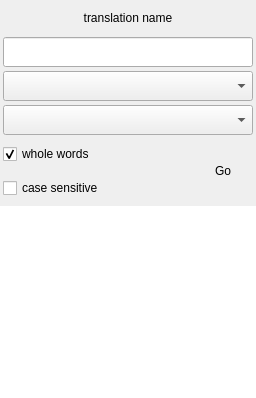
       <widget class="QWidget" name="tab_search">
        <property name="sizePolicy">
         <sizepolicy hsizetype="Preferred" vsizetype="Expanding">
          <horstretch>0</horstretch>
          <verstretch>0</verstretch>
         </sizepolicy>
        </property>
        <property name="minimumSize">
         <size>
          <width>0</width>
          <height>0</height>
         </size>
        </property>
        <property name="maximumSize">
         <size>
          <width>16777215</width>
          <height>16777215</height>
         </size>
        </property>
        <property name="styleSheet">
         <string notr="true"/>
        </property>
        <attribute name="title">
         <string>Search</string>
        </attribute>
        <layout class="QVBoxLayout" name="verticalLayout">
         <property name="spacing">
          <number>3</number>
         </property>
         <property name="leftMargin">
          <number>0</number>
         </property>
         <property name="topMargin">
          <number>3</number>
         </property>
         <property name="rightMargin">
          <number>0</number>
         </property>
         <property name="bottomMargin">
          <number>0</number>
         </property>
         <item>
          <layout class="QGridLayout" name="gridLayout_1">
           <property name="sizeConstraint">
            <enum>QLayout::SetDefaultConstraint</enum>
           </property>
           <property name="leftMargin">
            <number>3</number>
           </property>
           <property name="rightMargin">
            <number>3</number>
           </property>
           <property name="verticalSpacing">
            <number>4</number>
           </property>
           <item row="9" column="0" colspan="2">
            <widget class="QCheckBox" name="search_chkb_case">
             <property name="sizePolicy">
              <sizepolicy hsizetype="Preferred" vsizetype="Fixed">
               <horstretch>0</horstretch>
               <verstretch>0</verstretch>
              </sizepolicy>
             </property>
             <property name="minimumSize">
              <size>
               <width>0</width>
               <height>30</height>
              </size>
             </property>
             <property name="maximumSize">
              <size>
               <width>16777215</width>
               <height>30</height>
              </size>
             </property>
             <property name="text">
              <string>case sensitive</string>
             </property>
            </widget>
           </item>
           <item row="7" column="0" colspan="3">
            <widget class="QComboBox" name="search_cb_anyExact">
             <property name="sizePolicy">
              <sizepolicy hsizetype="Preferred" vsizetype="Preferred">
               <horstretch>0</horstretch>
               <verstretch>0</verstretch>
              </sizepolicy>
             </property>
             <property name="minimumSize">
              <size>
               <width>110</width>
               <height>30</height>
              </size>
             </property>
             <property name="maximumSize">
              <size>
               <width>16777215</width>
               <height>30</height>
              </size>
             </property>
            </widget>
           </item>
           <item row="1" column="0" colspan="3">
            <widget class="QLineEdit" name="search_le_what">
             <property name="sizePolicy">
              <sizepolicy hsizetype="Preferred" vsizetype="Preferred">
               <horstretch>0</horstretch>
               <verstretch>0</verstretch>
              </sizepolicy>
             </property>
             <property name="minimumSize">
              <size>
               <width>30</width>
               <height>30</height>
              </size>
             </property>
             <property name="maximumSize">
              <size>
               <width>16777215</width>
               <height>30</height>
              </size>
             </property>
             <property name="toolTip">
              <string>search word(s) or Strong's nr</string>
             </property>
             <property name="styleSheet">
              <string notr="true"/>
             </property>
             <property name="inputMask">
              <string/>
             </property>
             <property name="maxLength">
              <number>50</number>
             </property>
             <property name="frame">
              <bool>true</bool>
             </property>
             <property name="placeholderText">
              <string/>
             </property>
             <property name="clearButtonEnabled">
              <bool>true</bool>
             </property>
            </widget>
           </item>
           <item row="8" column="0" colspan="2">
            <widget class="QCheckBox" name="search_chkb_whole">
             <property name="sizePolicy">
              <sizepolicy hsizetype="Preferred" vsizetype="Fixed">
               <horstretch>0</horstretch>
               <verstretch>0</verstretch>
              </sizepolicy>
             </property>
             <property name="minimumSize">
              <size>
               <width>0</width>
               <height>30</height>
              </size>
             </property>
             <property name="maximumSize">
              <size>
               <width>16777215</width>
               <height>30</height>
              </size>
             </property>
             <property name="text">
              <string>whole words</string>
             </property>
             <property name="checked">
              <bool>true</bool>
             </property>
            </widget>
           </item>
           <item row="6" column="0" colspan="3">
            <widget class="QComboBox" name="search_cb_where">
             <property name="sizePolicy">
              <sizepolicy hsizetype="Preferred" vsizetype="Preferred">
               <horstretch>0</horstretch>
               <verstretch>0</verstretch>
              </sizepolicy>
             </property>
             <property name="minimumSize">
              <size>
               <width>80</width>
               <height>30</height>
              </size>
             </property>
             <property name="maximumSize">
              <size>
               <width>16777215</width>
               <height>30</height>
              </size>
             </property>
            </widget>
           </item>
           <item row="8" column="2" rowspan="2">
            <widget class="QToolButton" name="search_btn_find">
             <property name="sizePolicy">
              <sizepolicy hsizetype="Preferred" vsizetype="Preferred">
               <horstretch>0</horstretch>
               <verstretch>0</verstretch>
              </sizepolicy>
             </property>
             <property name="minimumSize">
              <size>
               <width>30</width>
               <height>60</height>
              </size>
             </property>
             <property name="maximumSize">
              <size>
               <width>60</width>
               <height>16777215</height>
              </size>
             </property>
             <property name="toolTip">
              <string>search</string>
             </property>
             <property name="toolTipDuration">
              <number>-3</number>
             </property>
             <property name="styleSheet">
              <string notr="true"/>
             </property>
             <property name="text">
              <string>Go</string>
             </property>
             <property name="icon">
              <iconset resource="soulanchor.qrc">
               <normaloff>:/data/img/edit-find.png</normaloff>:/data/img/edit-find.png</iconset>
             </property>
             <property name="iconSize">
              <size>
               <width>32</width>
               <height>32</height>
              </size>
             </property>
             <property name="toolButtonStyle">
              <enum>Qt::ToolButtonIconOnly</enum>
             </property>
             <property name="autoRaise">
              <bool>true</bool>
             </property>
             <property name="arrowType">
              <enum>Qt::NoArrow</enum>
             </property>
            </widget>
           </item>
           <item row="0" column="0" colspan="3">
            <widget class="QLabel" name="search_lbl_tl">
             <property name="sizePolicy">
              <sizepolicy hsizetype="Preferred" vsizetype="Preferred">
               <horstretch>0</horstretch>
               <verstretch>0</verstretch>
              </sizepolicy>
             </property>
             <property name="minimumSize">
              <size>
               <width>0</width>
               <height>30</height>
              </size>
             </property>
             <property name="maximumSize">
              <size>
               <width>16777215</width>
               <height>30</height>
              </size>
             </property>
             <property name="toolTip">
              <string notr="true"/>
             </property>
             <property name="styleSheet">
              <string notr="true"/>
             </property>
             <property name="text">
              <string notr="true">translation name</string>
             </property>
             <property name="alignment">
              <set>Qt::AlignCenter</set>
             </property>
             <property name="wordWrap">
              <bool>true</bool>
             </property>
             <property name="margin">
              <number>0</number>
             </property>
             <property name="indent">
              <number>0</number>
             </property>
            </widget>
           </item>
          </layout>
         </item>
         <item>
          <widget class="QTextBrowser" name="search_tb">
           <property name="sizePolicy">
            <sizepolicy hsizetype="Preferred" vsizetype="Preferred">
             <horstretch>0</horstretch>
             <verstretch>1</verstretch>
            </sizepolicy>
           </property>
           <property name="minimumSize">
            <size>
             <width>0</width>
             <height>0</height>
            </size>
           </property>
           <property name="maximumSize">
            <size>
             <width>16777215</width>
             <height>16777215</height>
            </size>
           </property>
           <property name="acceptDrops">
            <bool>false</bool>
           </property>
           <property name="toolTip">
            <string notr="true"/>
           </property>
           <property name="styleSheet">
            <string notr="true"/>
           </property>
           <property name="inputMethodHints">
            <set>Qt::ImhNone</set>
           </property>
           <property name="frameShape">
            <enum>QFrame::NoFrame</enum>
           </property>
           <property name="frameShadow">
            <enum>QFrame::Plain</enum>
           </property>
           <property name="lineWidth">
            <number>0</number>
           </property>
           <property name="midLineWidth">
            <number>0</number>
           </property>
           <property name="horizontalScrollBarPolicy">
            <enum>Qt::ScrollBarAlwaysOff</enum>
           </property>
           <property name="sizeAdjustPolicy">
            <enum>QAbstractScrollArea::AdjustIgnored</enum>
           </property>
           <property name="html">
            <string notr="true">&lt;!DOCTYPE HTML PUBLIC &quot;-//W3C//DTD HTML 4.0//EN&quot; &quot;http://www.w3.org/TR/REC-html40/strict.dtd&quot;&gt;
&lt;html&gt;&lt;head&gt;&lt;meta name=&quot;qrichtext&quot; content=&quot;1&quot; /&gt;&lt;meta charset=&quot;utf-8&quot; /&gt;&lt;style type=&quot;text/css&quot;&gt;
p, li { white-space: pre-wrap; }
hr { height: 1px; border-width: 0; }
&lt;/style&gt;&lt;/head&gt;&lt;body style=&quot; font-family:'Bitstream Vera Sans'; font-size:12pt; font-weight:400; font-style:normal;&quot;&gt;
&lt;p style=&quot;-qt-paragraph-type:empty; margin-top:0px; margin-bottom:0px; margin-left:0px; margin-right:0px; -qt-block-indent:0; text-indent:0px; font-family:'Sans'; font-size:10pt;&quot;&gt;&lt;br /&gt;&lt;/p&gt;&lt;/body&gt;&lt;/html&gt;</string>
           </property>
           <property name="openLinks">
            <bool>false</bool>
           </property>
          </widget>
         </item>
        </layout>
       </widget>
